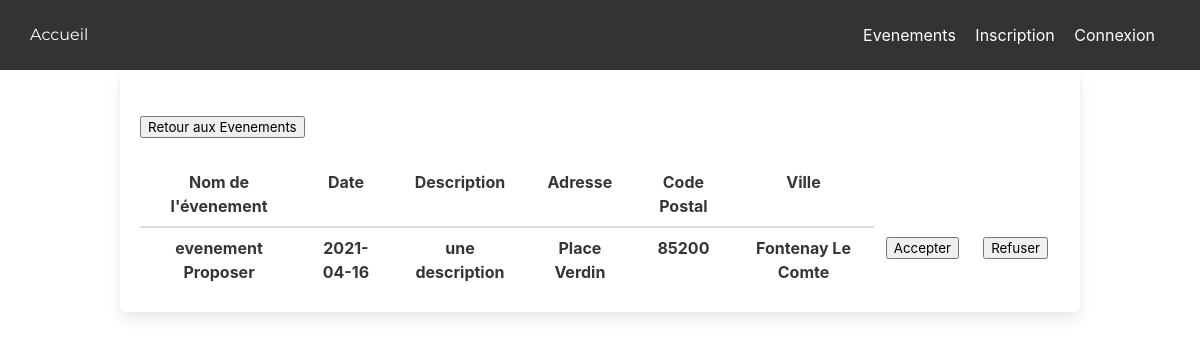
The app's page /evenement_propose.php with its own data.
### tables this page shows
CREATE TABLE IF NOT EXISTS `proposition_evenement` (
  `id` int(11) NOT NULL AUTO_INCREMENT,
  `nom` varchar(50) NOT NULL DEFAULT '',
  `date` date NOT NULL,
  `description` varchar(50) DEFAULT NULL,
  `ville` varchar(50) DEFAULT NULL,
  `cp` int(11) DEFAULT NULL,
  `adresse` varchar(50) DEFAULT NULL,
  `id_user` int(11) DEFAULT NULL,
  PRIMARY KEY (`id`)
);

### evenement_propose.php (the view, shortened to what this page needs)
<?php
	require_once('interface.php');
			$req = mysqli_query($link, 'SELECT id, nom, date, description, ville, CP, adresse FROM proposition_evenement ORDER BY date');
	?>
	<body>
		<div class="block">
			<div class="container">
				<div class="box">
				<br/>
					<form action="evenement.php" method="POST">
						<input type="submit" href="evenement.php" value="Retour aux Evenements">
					</form>
				<br/>
					<table class="table">
						<thead>
							<tr>
								<th align="center">Nom de l'évenement</th>
								<th align="center">Date</th>
								<th align="center">Description</th>
								<th align="center">Adresse</th>
								<th align="center">Code Postal</th>
								<th align="center">Ville</th>
							</tr>
						<tbody>
							<?php
								while($ligne = mysqli_fetch_array($req)){
									echo '<tr>
										<th align="center">'.$ligne['nom'].'</th>
										<th align="center">'.$ligne['date'].'</th>
										<th align="center">'.$ligne['description'].'</th>
										<th align="center">'.$ligne['adresse'].'</th>
										<th align="center">'.$ligne['CP'].'</th>
										<th align="center">'.$ligne['ville'].'</th>
										<th align="center"><form action="" method="post">
											<input type="hidden" name="accepter">
											<input type="hidden" name="id" value="'.$ligne['id'].'">
											<input type="submit" value="Accepter">
										</form></th>
										<th align="center"><form action="" method="post">
											<input type="hidden" name="id" value="'.$ligne['id'].'">
											<input type="hidden" name="refuser">
											<input type="submit" value="Refuser">
										</form></th>
									</tr>';
								}
							?>
						</tbody>
					</table>
				</div>
			</div>
		</div>
	</body>
</html>

### css/style.css (style rules this page uses)
body { height: 100%; }

### records on screen
proposition_evenement: nom "evenement Proposer", date "2021-04-16", description "une description", adresse "Place Verdin", cp "85200", ville "Fontenay Le Comte"
